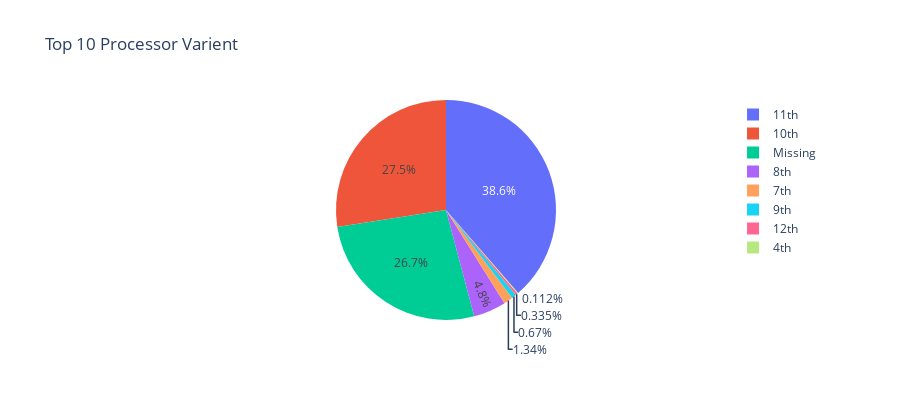

The cell this chart's notebook holds for it:
### Markdown cell above
# 4. Conclusion: Processor Name
- Core i5 have more no of model then others
- all top 3 are from same brand

### Code cell
fig = px.pie(values=df['processor_gnrtn'].value_counts().values.tolist(), names=df['processor_gnrtn'].value_counts().index.tolist(), title='Top 10 Processor Varient',height=400)
fig.show()

### Figure 1 — Plotly figure (JSON) as saved in the notebook; plotly's stock layout.template omitted (floating-point values rounded to 4 significant figures)
{"data": [{"domain": {"x": [0, 1], "y": [0, 1]}, "hovertemplate": "label=%{label}<br>value=%{value}<extra></extra>", "labels": ["11th", "10th", "Missing", "8th", "7th", "9th", "12th", "4th"], "legendgroup": "", "name": "", "showlegend": true, "type": "pie", "values": [346, 246, 239, 43, 12, 6, 3, 1]}], "layout": {"height": 400, "legend": {"tracegroupgap": 0}, "title": {"text": "Top 10 Processor Varient"}}}
